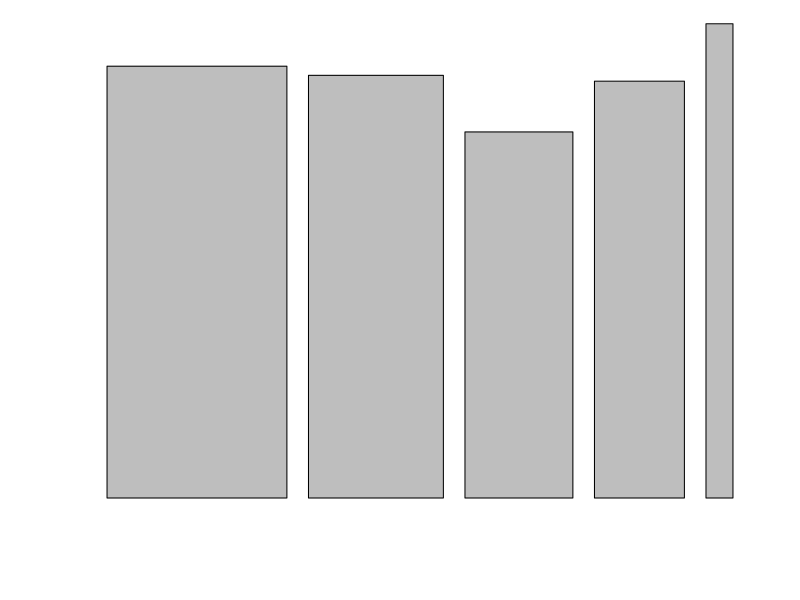

Generate this figure with R:

#' Exercise 2
#' This program simulates the same as in Exercise 1
#' but divide the unit circumference into five
#' arcs of length
#' 1/3, 1/4, 1/5, 1/6, 1/20

n = 1000
r = runif(n)
props = c(1/3, 1/4, 1/5, 1/6, 1/20)
nums = rep(0, 5)
accumlate = 0
for (i in 1:5) {
  nums[i] = length(r[r >= accumlate & r < accumlate + props[i]])
  accumlate = accumlate + props[i]
}

par(mfrow=c(1,1))
barplot(nums/n/(props),
        width=props,
        ylim=c(0, 1), axes=F)
